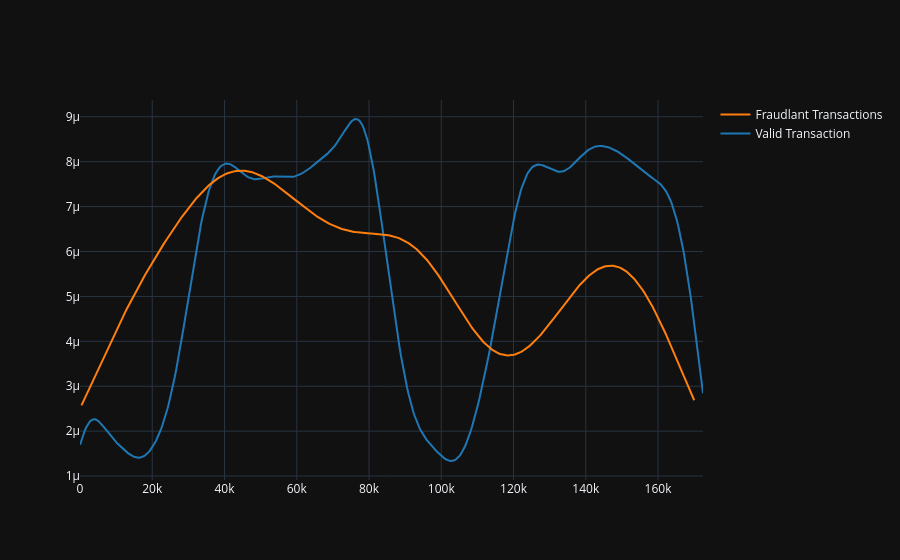

Notebook source saved alongside this figure:
### Markdown cell above
**Now let us split the independent variable 'Class' into two different variables and compare with the Other features.**

### Code cell
import plotly.figure_factory as ff
time_class_0 = data.loc[data["Class"] == 0]["Time"]
time_class_1 = data.loc[data["Class"] == 1]["Time"]
dist_var = [time_class_0,time_class_1]
dist = ["Valid Transaction","Fraudlant Transactions"]
fig = ff.create_distplot(dist_var,dist,show_hist = False,show_rug = False)
fig.update_layout(height = 500,template = "plotly_dark")
fig.show()

### Figure 1 — Plotly figure (JSON) as saved in the notebook; plotly's stock layout.template omitted (floating-point values rounded to 4 significant figures; data arrays with more than 128 entries replaced by an {"elided": "..."} marker saying what was removed)
{"data": [{"legendgroup": "Valid Transaction", "marker": {"color": "rgb(31, 119, 180)"}, "mode": "lines", "name": "Valid Transaction", "showlegend": true, "type": "scatter", "x": {"elided": "500 float values"}, "xaxis": "x", "y": {"elided": "500 float values"}, "yaxis": "y"}, {"legendgroup": "Fraudlant Transactions", "marker": {"color": "rgb(255, 127, 14)"}, "mode": "lines", "name": "Fraudlant Transactions", "showlegend": true, "type": "scatter", "x": {"elided": "500 float values"}, "xaxis": "x", "y": {"elided": "500 float values"}, "yaxis": "y"}], "layout": {"autosize": true, "barmode": "overlay", "hovermode": "closest", "legend": {"traceorder": "reversed"}, "xaxis": {"anchor": "y2", "autorange": true, "domain": [0, 1], "range": [0, 172400.0], "type": "linear", "zeroline": false}, "yaxis": {"anchor": "free", "autorange": true, "domain": [0, 1], "position": 0, "range": [9.122e-07, 9.374e-06], "type": "linear"}}}
